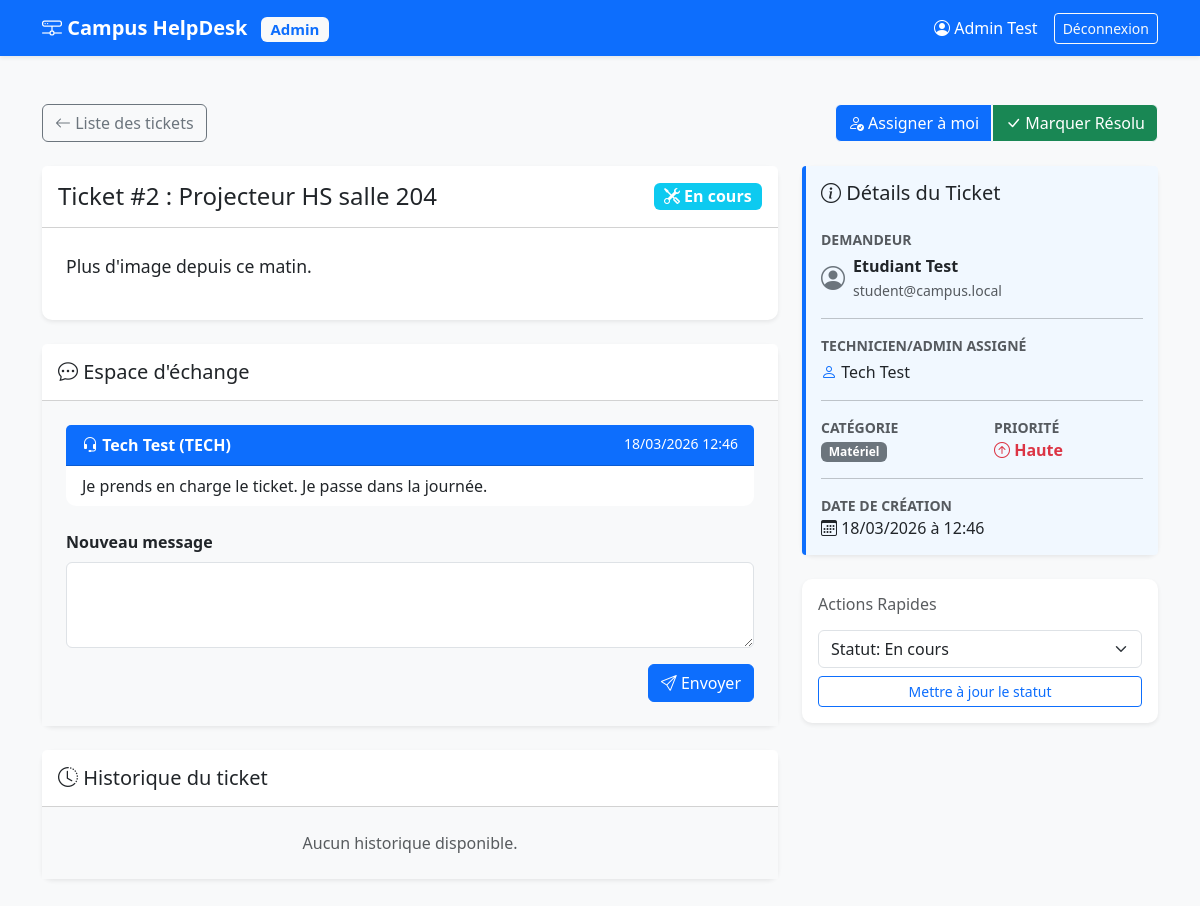
/public/admin/ticket_detail.php?id=2 (signed in), run on the app's committed database.
### tables this page shows
CREATE TABLE tickets (
  id INT AUTO_INCREMENT PRIMARY KEY,
  titre VARCHAR(120) NOT NULL,
  description TEXT NOT NULL,
  priorite ENUM('BASSE','MOYENNE','HAUTE') NOT NULL DEFAULT 'MOYENNE',
  statut ENUM('OPEN','IN_PROGRESS','RESOLVED','CLOSED') NOT NULL DEFAULT 'OPEN',
  categorie_id INT NOT NULL,
  cree_par INT NOT NULL,
  assigne_a INT NULL,
  created_at DATETIME NOT NULL DEFAULT CURRENT_TIMESTAMP,
  updated_at DATETIME NOT NULL DEFAULT CURRENT_TIMESTAMP ON UPDATE CURRENT_TIMESTAMP,
  CONSTRAINT fk_tickets_categorie FOREIGN KEY (categorie_id) REFERENCES categories(id),
  CONSTRAINT fk_tickets_createur FOREIGN KEY (cree_par) REFERENCES utilisateurs(id),
  CONSTRAINT fk_tickets_assigne FOREIGN KEY (assigne_a) REFERENCES utilisateurs(id)
);

CREATE TABLE messages_ticket (
  id INT AUTO_INCREMENT PRIMARY KEY,
  ticket_id INT NOT NULL,
  user_id INT NOT NULL,
  message TEXT NOT NULL,
  created_at DATETIME NOT NULL DEFAULT CURRENT_TIMESTAMP,
  CONSTRAINT fk_msg_ticket FOREIGN KEY (ticket_id) REFERENCES tickets(id) ON DELETE CASCADE,
  CONSTRAINT fk_msg_user FOREIGN KEY (user_id) REFERENCES utilisateurs(id)
);

CREATE TABLE utilisateurs (
  id INT AUTO_INCREMENT PRIMARY KEY,
  nom VARCHAR(100) NOT NULL,
  email VARCHAR(150) NOT NULL UNIQUE,
  mdp_hash VARCHAR(255) NOT NULL,
  role ENUM('ETUDIANT','TECH','ADMIN') NOT NULL DEFAULT 'ETUDIANT',
  actif TINYINT(1) NOT NULL DEFAULT 1,
  created_at DATETIME NOT NULL DEFAULT CURRENT_TIMESTAMP
);

CREATE TABLE categories (
  id INT AUTO_INCREMENT PRIMARY KEY,
  libelle VARCHAR(80) NOT NULL UNIQUE
);

### app/services/TicketService.php (called while the page is built, shortened)
<?php
require_once __DIR__ . '/../repositories/TicketRepo.php';
final class TicketService {
    private TicketRepo $ticketRepo;
    public function __construct() {
        $this->ticketRepo = new TicketRepo();
    }
    public function getTicketDetails(int $ticketId, int $userId, string $userRole): ?array {
        $ticket = $this->ticketRepo->getTicketById($ticketId);
        $messages = $this->ticketRepo->getMessagesByTicket($ticketId);
        $ticket['messages'] = $messages;
        $ticket['historique'] = $this->ticketRepo->getTicketHistory($ticketId);
        return $ticket;
    }
}

### app/config/db.php (called while the page is built, shortened)
<?php
function db(): PDO {
  static $pdo = null;
  if ($pdo === null) {
    $dsn = "mysql:host=localhost;dbname=campus_helpdesk;charset=utf8mb4";
    $pdo = new PDO($dsn, "root", "", [
      PDO::ATTR_ERRMODE => PDO::ERRMODE_EXCEPTION,
      PDO::ATTR_DEFAULT_FETCH_MODE => PDO::FETCH_ASSOC,
      PDO::ATTR_EMULATE_PREPARES => false,
    ]);
  }
  return $pdo;
}

### app/repositories/TicketRepo.php (called while the page is built, shortened)
<?php
require_once __DIR__ . '/../config/db.php';
final class TicketRepo {
    public function getTicketById(int $id): ?array {
        $stmt = db()->prepare(
            "SELECT t.*, c.libelle as categorie_nom, u.nom as auteur_nom, u.email as auteur_email,
                    a.nom as assigne_nom
             FROM tickets t
             LEFT JOIN categories c ON t.categorie_id = c.id
             LEFT JOIN utilisateurs u ON t.cree_par = u.id
             LEFT JOIN utilisateurs a ON t.assigne_a = a.id
             WHERE t.id = :id"
        );
        $stmt->execute(['id' => $id]);
        $ticket = $stmt->fetch();
        return $ticket ?: null;
    }
    public function getMessagesByTicket(int $ticketId): array {
        $stmt = db()->prepare(
            "SELECT m.*, u.nom as auteur_nom, u.role as auteur_role
             FROM messages_ticket m
             JOIN utilisateurs u ON m.user_id = u.id
             WHERE m.ticket_id = :ticket_id
             ORDER BY m.created_at ASC"
        );
        $stmt->execute(['ticket_id' => $ticketId]);
        return $stmt->fetchAll();
    }
    public function getTicketHistory(int $ticketId): array {
        $stmt = db()->prepare(
            "SELECT h.*, u.nom as auteur_nom, u.role as auteur_role
             FROM historique_tickets h
             JOIN utilisateurs u ON h.user_id = u.id
             WHERE h.ticket_id = :ticket_id
             ORDER BY h.created_at ASC"
        );
        $stmt->execute(['ticket_id' => $ticketId]);
        return $stmt->fetchAll();
    }
}

### public/admin/ticket_detail.php (the view, shortened to what this page needs)
<?php
$user = $_SESSION['user'];
$ticketId = (int)$_GET['id'];
require_once __DIR__ . '/../../app/services/TicketService.php';
$ticketService = new TicketService();
$ticket = $ticketService->getTicketDetails($ticketId, (int)$user['id'], $user['role']);
?>
<!DOCTYPE html>
<html lang="fr">
<head>
    <link href="https://cdn.jsdelivr.net/npm/bootstrap@5.3.3/dist/css/bootstrap.min.css" rel="stylesheet">
    <link href="https://cdn.jsdelivr.net/npm/bootstrap-icons@1.11.3/font/bootstrap-icons.min.css" rel="stylesheet">
</head>
<body>
    <nav class="navbar navbar-expand-lg navbar-dark bg-primary shadow-sm">
        <div class="container">
            <a class="navbar-brand" href="dashboard.php">
                <i class="bi bi-hdd-network"></i> Campus HelpDesk
                <span class="badge bg-light text-primary ms-2">Admin</span>
            </a>
            <div class="d-flex align-items-center">
                <span class="text-white me-3"><i class="bi bi-person-circle"></i> <?= htmlspecialchars($user['nom'] ?? '') ?></span>
                <a href="../auth/logout.php" class="btn btn-sm btn-outline-light">Déconnexion</a>
            </div>
        </div>
    </nav>
    <div class="container py-5">
        <div class="mb-4 d-flex justify-content-between align-items-center">
            <a href="tickets.php" class="btn btn-outline-secondary"><i class="bi bi-arrow-left"></i> Liste des tickets</a>
            <div class="btn-group">
                <form method="POST" class="d-inline">
                    <button type="submit" class="btn btn-primary rounded-end-0 border-end border-light" <?= (int)$ticket['assigne_a'] === (int)$user['id'] ? 'disabled' : '' ?>><i class="bi bi-person-check"></i> Assigner à moi</button>
                </form>
                <form method="POST" class="d-inline">
                    <button type="submit" class="btn btn-success rounded-start-0 border-start border-light" <?= $ticket['statut'] === 'RESOLVED' ? 'disabled' : '' ?>><i class="bi bi-check-lg"></i> Marquer Résolu</button>
                </form>
            </div>
        </div>
        <div class="row g-4">
            <div class="col-lg-8">
                <div class="card shadow-sm mb-4">
                    <div class="card-header bg-white py-3 d-flex justify-content-between align-items-center">
                        <h4 class="mb-0">Ticket #<?= $ticket['id'] ?> : <?= htmlspecialchars($ticket['titre']) ?></h4>
                        <div>
                            <?php if ($ticket['statut'] === 'OPEN'): ?>
                                <span class="badge bg-warning text-dark fs-6"><i class="bi bi-clock"></i> Ouvert</span>
                            <?php elseif ($ticket['statut'] === 'IN_PROGRESS'): ?>
                                <span class="badge bg-info fs-6"><i class="bi bi-tools"></i> En cours</span>
                            <?php elseif ($ticket['statut'] === 'RESOLVED'): ?>
                                <span class="badge bg-success fs-6"><i class="bi bi-check-circle"></i> Résolu</span>
                            <?php endif; ?>
                        </div>
                    </div>
                    <div class="card-body p-4">
                        <p style="white-space: pre-wrap; font-family: inherit; font-size: 1.1em; line-height: 1.6;"><?= htmlspecialchars($ticket['description']) ?></p>
                    </div>
                </div>
                <div class="card shadow-sm">
                    <div class="card-header bg-white py-3">
                        <h5 class="mb-0"><i class="bi bi-chat-dots"></i> Espace d'échange</h5>
                    </div>
                    <div class="card-body p-4 bg-light">
                        <?php if (empty($ticket['messages'])): ?>
                            <p class="text-center text-muted mb-4">Aucun message pour le moment.</p>
                        <?php else: ?>
                            <div class="mb-4">
                                <?php foreach ($ticket['messages'] as $msg): ?>
                                    <div class="card mb-3 <?= $msg['auteur_role'] === 'ETUDIANT' ? '' : 'border-primary' ?>">
                                        <div class="card-header <?= $msg['auteur_role'] === 'ETUDIANT' ? 'bg-white' : 'bg-primary text-white' ?> py-2 d-flex justify-content-between">
                                            <strong><i class="<?= $msg['auteur_role'] === 'ETUDIANT' ? 'bi bi-person-fill' : 'bi bi-headset' ?>"></i> <?= htmlspecialchars($msg['auteur_nom']) ?> (<?= $msg['auteur_role'] ?>)</strong>
                                            <small><?= date('d/m/Y H:i', strtotime($msg['created_at'])) ?></small>
                                        </div>
                                        <div class="card-body py-2">
                                            <p class="mb-0" style="white-space: pre-wrap;"><?= htmlspecialchars($msg['message']) ?></p>
                                        </div>
                                    </div>
                                <?php endforeach; ?>
                            </div>
                        <?php endif; ?>
                        <form method="POST">
                            <div class="mb-3">
                                <label for="message" class="form-label fw-bold">Nouveau message</label>
                                <textarea class="form-control" id="message" name="message" rows="3" required></textarea>
                            </div>
                            <div class="text-end">
                                <button type="submit" class="btn btn-primary"><i class="bi bi-send"></i> Envoyer</button>
                            </div>
                        </form>
                    </div>
                </div>
                <div class="card shadow-sm mt-4">
                    <div class="card-header bg-white py-3">
                        <h5 class="mb-0"><i class="bi bi-clock-history"></i> Historique du ticket</h5>
                    </div>
                    <div class="card-body p-4 bg-light">
                        <?php if (empty($ticket['historique'])): ?>
                            <p class="text-center text-muted mb-0">Aucun historique disponible.</p>
                        <?php endif; ?>
                    </div>
                </div>
            </div>
            <div class="col-lg-4">
                <div class="card shadow-sm mb-4">
                    <div class="card-body ticket-info">
                        <h5 class="mb-4 text-dark"><i class="bi bi-info-circle"></i> Détails du Ticket</h5>
                        <div class="mb-3">
                            <span class="text-muted d-block small fw-bold text-uppercase">Demandeur</span>
                            <div class="d-flex align-items-center mt-1">
                                <i class="bi bi-person-circle fs-4 text-secondary me-2"></i>
                                <div>
                                    <div class="fw-bold"><?= htmlspecialchars($ticket['auteur_nom'] ?? 'Inconnu') ?></div>
                                    <small class="text-muted"><?= htmlspecialchars($ticket['auteur_email'] ?? '') ?></small>
                                </div>
                            </div>
                        </div>
                        <hr>
                        <div class="mb-3">
                            <span class="text-muted d-block small fw-bold text-uppercase">Technicien/Admin Assigné</span>
                            <div class="mt-1">
                                <?php if ($ticket['assigne_nom']): ?>
                                    <i class="bi bi-person text-primary"></i> <?= htmlspecialchars($ticket['assigne_nom']) ?>
                                <?php else: ?>
                                    <span class="text-muted fst-italic">Non assigné</span>
                                <?php endif; ?>
                            </div>
                        </div>
                        <hr>
                        <div class="row align-items-center mb-3">
                            <div class="col-6">
                                <span class="text-muted d-block small fw-bold text-uppercase">Catégorie</span>
                                <span class="badge bg-secondary"><?= htmlspecialchars($ticket['categorie_nom'] ?? 'Général') ?></span>
                            </div>
                            <div class="col-6">
                                <span class="text-muted d-block small fw-bold text-uppercase">Priorité</span>
                                <?php if ($ticket['priorite'] === 'HAUTE'): ?>
                                    <span class="text-danger fw-bold"><i class="bi bi-arrow-up-circle"></i> Haute</span>
                                <?php elseif ($ticket['priorite'] === 'MOYENNE'): ?>
                                    <span class="text-warning text-dark fw-bold"><i class="bi bi-dash-circle"></i> Moyenne</span>
                                <?php else: ?>
                                    <span class="text-info text-dark fw-bold"><i class="bi bi-arrow-down-circle"></i> Basse</span>
                                <?php endif; ?>
                            </div>
                        </div>
                        <hr>
                        <div>
                            <span class="text-muted d-block small fw-bold text-uppercase">Date de Création</span>
                            <i class="bi bi-calendar3"></i> <?= date('d/m/Y à H:i', strtotime($ticket['created_at'])) ?>
                        </div>
                    </div>
                </div>
                <div class="card shadow-sm">
                    <div class="card-body p-3">
                        <h6 class="mb-3 text-muted">Actions Rapides</h6>
                        <form method="POST">
                            <select class="form-select mb-2" id="quick-status" name="status">
                                <option value="IN_PROGRESS" <?= $ticket['statut'] === 'IN_PROGRESS' ? 'selected' : '' ?>>Statut: En cours</option>
                            </select>
                            <button type="submit" class="btn btn-outline-primary btn-sm w-100">Mettre à jour le statut</button>
                        </form>
                    </div>
                </div>
            </div>
        </div>
    </div>
</body>
</html>

### public/admin/ticket_detail.php (style rules this page uses)
body { background-color: #f8f9fa; }
.navbar-brand { font-weight: 600; }
.card { border: none; border-radius: 10px; }
.ticket-info { background-color: #f1f8ff; border-left: 4px solid #0d6efd; padding: 15px; border-radius: 4px; }

### data on the page
tickets: id "2", titre "Projecteur HS salle 204", description "Plus d'image depuis ce matin.", cree_par.nom "Etudiant Test", cree_par.email "student@campus.local", assigne_a.nom "Tech Test", categorie.libelle "Matériel", created_at "18/03/2026 à 12:46", status "Statut: En cours"
messages_ticket: user.nom "Tech Test", user.role "TECH", created_at "18/03/2026 12:46", message "Je prends en charge le ticket. Je passe dans la journée."

### other printed values
$user['nom'] "Admin Test"
